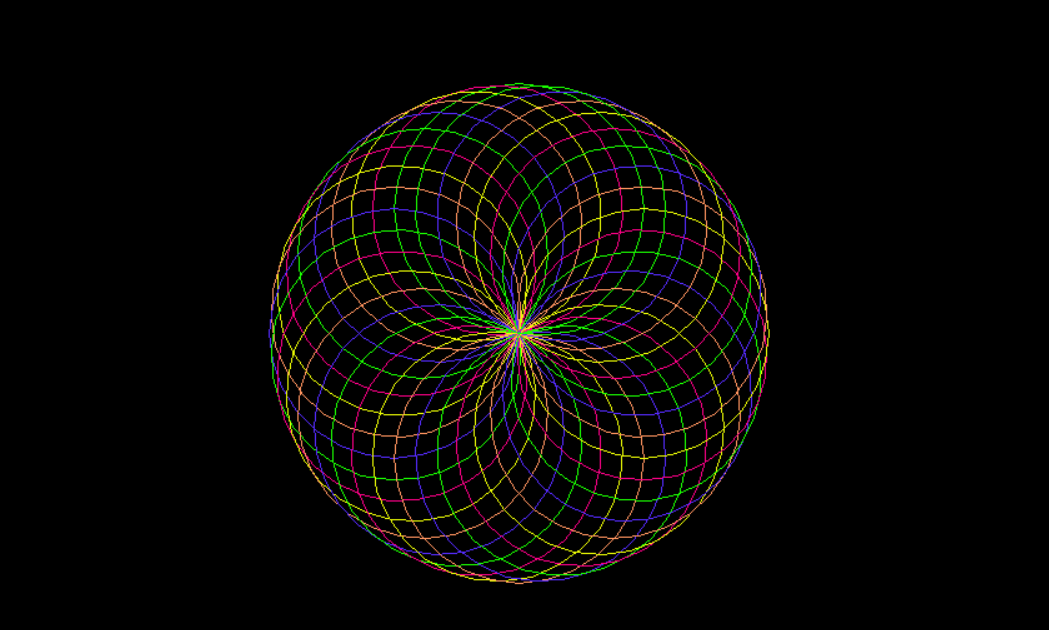

The script that drew this image:
import turtle
import colorsys

# Setup the screen
screen = turtle.Screen()
screen.bgcolor("black")  # Black background makes colors pop!
t = turtle.Turtle()
t.speed(0) # Fastest speed

# Create a colorful flower
colors = ["#1AFF00", "#FB0086", "#EAFB04", "#FF945F","#552BFD"] # Cute pinks and purples

for i in range(36):
    t.color(colors[i % 5]) # Cycles through our cute colors
    t.circle(100)          # Draws a petal
    t.left(10)             # Rotates slightly for the next petal

t.hideturtle()
screen.exitonclick()
